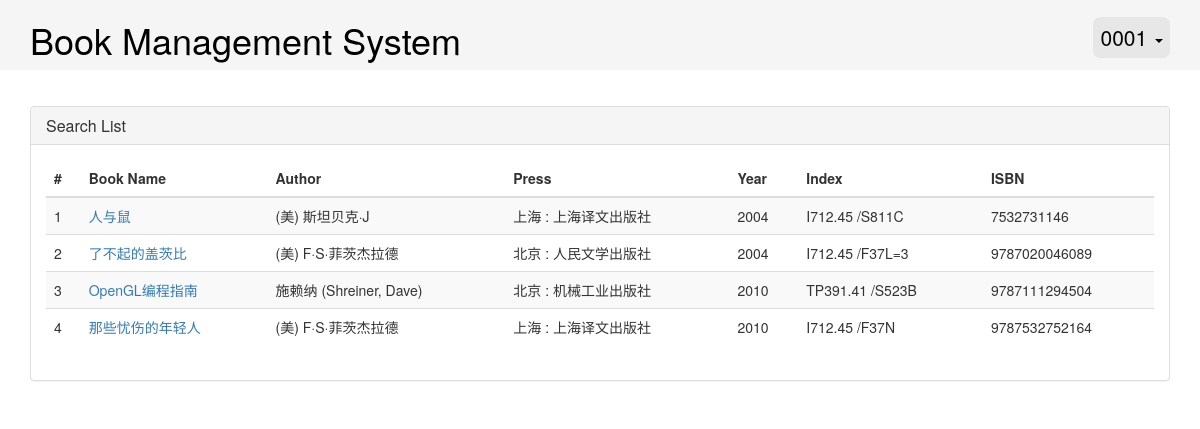
/php/reader/search.php (signed in), run on the app's committed database.
### tables this page shows
CREATE TABLE BOOKINFO
(
  ISBN VARCHAR(100) NOT NULL,
  BINDEX VARCHAR(100) NOT NULL,  
  BNAME VARCHAR(100),
  BAUTHOR VARCHAR(100),  
  BPRESS VARCHAR(100),  
  BYEAR INT,  
  PRIMARY KEY(ISBN)
);

### php/reader/search.php (the view, shortened to what this page needs)
<!DOCTYPE HTML>
<html>
<head>
	<link rel="stylesheet" type="text/css" href="../../plugins/bootstrap/css/bootstrap.css" />
	<link rel="stylesheet" type="text/css" href="../../css/index.css" />
</head>
<body>
	<div class="page-head">
		<div class="container">
			<div class="row">
				<div class="col-sm-8">
					<h1><a href="reader.php">Book Management System</a></h1>
				</div>
				<div class="col-sm-4">
					<div class="page-head-right">
						<div class="dropdown">
							<a id="dLabel" href="#" class="dropdown-toggle" data-toggle="dropdown" aria-haspopup="true" role="button" aria-expanded="false">
								<?php echo $_SESSION["userId"]; ?>
								<span class="caret"></span>
							</a>
						</div>
					</div>
				</div>
			</div>
		</div>
	</div>
	<div class="container container-body">
		<div class="panel panel-default">
			<div class="panel-heading">
				<h3 class="panel-title">Search List</h3>
			</div>
			<div class="panel-body">
				<table class="table table-striped">
					<thead>
						<tr>
							<th>#</th><th>Book Name</th><th>Author</th><th>Press</th><th>Year</th><th>Index</th><th>ISBN</th>
						</tr>
					</thead>
					<tbody>
						<?php
							$bname=$_POST["bname"];
							$result=mysql_query("SELECT BNAME, BAUTHOR, BPRESS, BYEAR, BINDEX, ISBN FROM BOOKINFO WHERE BNAME LIKE '%$bname%'");
							$num=0;
							while ($row=mysql_fetch_array($result))
							{
								++$num;
								echo "<tr><td>$num</td><td><a href='#' onclick='loadList(\"$row[ISBN]\")'>$row[BNAME]</a></td><td>$row[BAUTHOR]</td><td>$row[BPRESS]</td><td>$row[BYEAR]</td><td>$row[BINDEX]</td><td>$row[ISBN]</td></tr>";
							}
						?>
					</tbody>
				</table>
			</div>
		</div>
	</div>
</body>
</html>

### css/index.css (style rules this page uses)
.page-head { background-color: #F5F5F5; }
.page-head-right { background-color: #E7E7E7; color: #000000; font-size: 21px; line-height: 1.3; margin-top: 17px; padding: 7px; float: right; border-radius: 7px; }
.page-head-right a { color: #000000; }
.container-body { margin-top: 3%; }
h1 a { color: #000000; }

### data on the page
bookinfo: BNAME "人与鼠", BAUTHOR "(美) 斯坦贝克·J", BPRESS "上海 : 上海译文出版社", BYEAR "2004", BINDEX "I712.45 /S811C", ISBN "7532731146"
bookinfo: BNAME "了不起的盖茨比", BAUTHOR "(美) F·S·菲茨杰拉德", BPRESS "北京 : 人民文学出版社", BYEAR "2004", BINDEX "I712.45 /F37L=3", ISBN "9787020046089"
bookinfo: BNAME "OpenGL编程指南", BAUTHOR "施赖纳 (Shreiner, Dave)", BPRESS "北京 : 机械工业出版社", BYEAR "2010", BINDEX "TP391.41 /S523B", ISBN "9787111294504"
bookinfo: BNAME "那些忧伤的年轻人", BAUTHOR "(美) F·S·菲茨杰拉德", BPRESS "上海 : 上海译文出版社", BYEAR "2010", BINDEX "I712.45 /F37N", ISBN "9787532752164"

### other printed values
$_SESSION["userId"] "0001"
